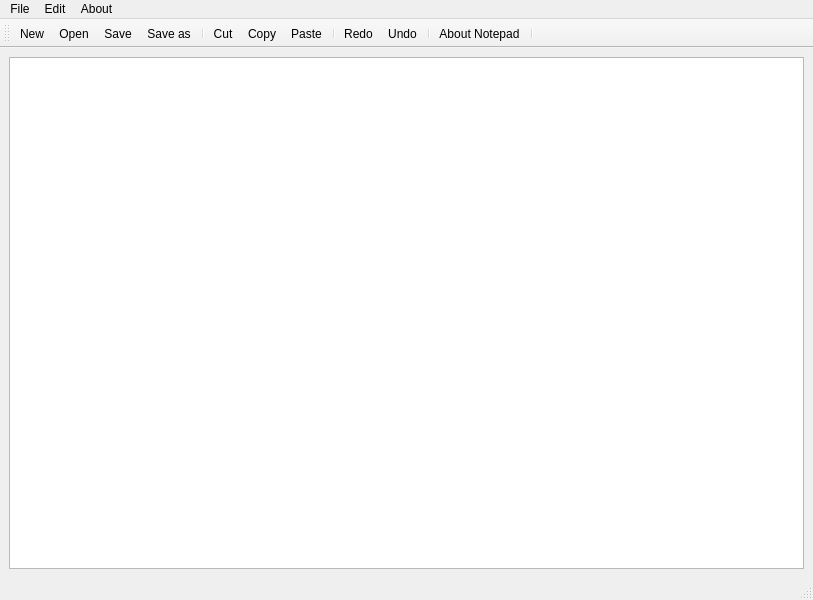
<?xml version="1.0" encoding="UTF-8"?>
<ui version="4.0">
 <class>MainWindow</class>
 <widget class="QMainWindow" name="MainWindow">
  <property name="geometry">
   <rect>
    <x>0</x>
    <y>0</y>
    <width>813</width>
    <height>600</height>
   </rect>
  </property>
  <property name="windowTitle">
   <string>MainWindow</string>
  </property>
  <widget class="QWidget" name="centralwidget">
   <layout class="QVBoxLayout" name="verticalLayout">
    <item>
     <widget class="QTextEdit" name="textEdit"/>
    </item>
   </layout>
  </widget>
  <widget class="QMenuBar" name="menubar">
   <property name="geometry">
    <rect>
     <x>0</x>
     <y>0</y>
     <width>813</width>
     <height>21</height>
    </rect>
   </property>
   <widget class="QMenu" name="menufile">
    <property name="title">
     <string>File</string>
    </property>
    <addaction name="actionNew"/>
    <addaction name="actionOpen"/>
    <addaction name="separator"/>
    <addaction name="actionSave"/>
    <addaction name="actionSave_as"/>
   </widget>
   <widget class="QMenu" name="menuEdit">
    <property name="title">
     <string>Edit</string>
    </property>
    <addaction name="actionCut"/>
    <addaction name="actionCopy"/>
    <addaction name="actionPaste"/>
    <addaction name="separator"/>
    <addaction name="actionRedo"/>
    <addaction name="actionUndo"/>
   </widget>
   <widget class="QMenu" name="menuAbout">
    <property name="title">
     <string>About</string>
    </property>
    <addaction name="actionAbout_Notepad"/>
   </widget>
   <addaction name="menufile"/>
   <addaction name="menuEdit"/>
   <addaction name="menuAbout"/>
  </widget>
  <widget class="QStatusBar" name="statusbar"/>
  <widget class="QToolBar" name="toolBar">
   <property name="windowTitle">
    <string>toolBar</string>
   </property>
   <attribute name="toolBarArea">
    <enum>TopToolBarArea</enum>
   </attribute>
   <attribute name="toolBarBreak">
    <bool>false</bool>
   </attribute>
   <addaction name="actionNew"/>
   <addaction name="actionOpen"/>
   <addaction name="actionSave"/>
   <addaction name="actionSave_as"/>
   <addaction name="separator"/>
   <addaction name="actionCut"/>
   <addaction name="actionCopy"/>
   <addaction name="actionPaste"/>
   <addaction name="separator"/>
   <addaction name="actionRedo"/>
   <addaction name="actionUndo"/>
   <addaction name="separator"/>
   <addaction name="actionAbout_Notepad"/>
   <addaction name="separator"/>
  </widget>
  <action name="actionNew">
   <property name="icon">
    <iconset resource="Resource.qrc">
     <normaloff>:/rec/IMG/icons8-новый-файл-24.png</normaloff>:/rec/IMG/icons8-новый-файл-24.png</iconset>
   </property>
   <property name="text">
    <string>New</string>
   </property>
  </action>
  <action name="actionOpen">
   <property name="icon">
    <iconset resource="Resource.qrc">
     <normaloff>:/rec/IMG/icons8-открыть-файл-под-курсором-24.png</normaloff>:/rec/IMG/icons8-открыть-файл-под-курсором-24.png</iconset>
   </property>
   <property name="text">
    <string>Open</string>
   </property>
  </action>
  <action name="actionSave">
   <property name="icon">
    <iconset resource="Resource.qrc">
     <normaloff>:/rec/IMG/icons8-сохранить-24.png</normaloff>:/rec/IMG/icons8-сохранить-24.png</iconset>
   </property>
   <property name="text">
    <string>Save</string>
   </property>
  </action>
  <action name="actionSave_as">
   <property name="icon">
    <iconset resource="Resource.qrc">
     <normaloff>:/rec/IMG/icons8-сохранить-как-24.png</normaloff>:/rec/IMG/icons8-сохранить-как-24.png</iconset>
   </property>
   <property name="text">
    <string>Save as</string>
   </property>
  </action>
  <action name="actionCut">
   <property name="icon">
    <iconset resource="Resource.qrc">
     <normaloff>:/rec/IMG/icons8-вырезать-24.png</normaloff>:/rec/IMG/icons8-вырезать-24.png</iconset>
   </property>
   <property name="text">
    <string>Cut</string>
   </property>
  </action>
  <action name="actionCopy">
   <property name="icon">
    <iconset resource="Resource.qrc">
     <normaloff>:/rec/IMG/icons8-скопировать-24.png</normaloff>:/rec/IMG/icons8-скопировать-24.png</iconset>
   </property>
   <property name="text">
    <string>Copy</string>
   </property>
  </action>
  <action name="actionPaste">
   <property name="icon">
    <iconset resource="Resource.qrc">
     <normaloff>:/rec/IMG/icons8-вставить-24.png</normaloff>:/rec/IMG/icons8-вставить-24.png</iconset>
   </property>
   <property name="text">
    <string>Paste</string>
   </property>
  </action>
  <action name="actionRedo">
   <property name="icon">
    <iconset resource="Resource.qrc">
     <normaloff>:/rec/IMG/icons8-вперед-24.png</normaloff>:/rec/IMG/icons8-вперед-24.png</iconset>
   </property>
   <property name="text">
    <string>Redo</string>
   </property>
  </action>
  <action name="actionUndo">
   <property name="icon">
    <iconset resource="Resource.qrc">
     <normaloff>:/rec/IMG/icons8-назад-24.png</normaloff>:/rec/IMG/icons8-назад-24.png</iconset>
   </property>
   <property name="text">
    <string>Undo</string>
   </property>
  </action>
  <action name="actionAbout_Notepad">
   <property name="icon">
    <iconset resource="Resource.qrc">
     <normaloff>:/rec/IMG/icons8-о-нас-24.png</normaloff>:/rec/IMG/icons8-о-нас-24.png</iconset>
   </property>
   <property name="text">
    <string>About Notepad</string>
   </property>
  </action>
 </widget>
 <resources>
  <include location="Resource.qrc"/>
 </resources>
 <connections/>
</ui>
